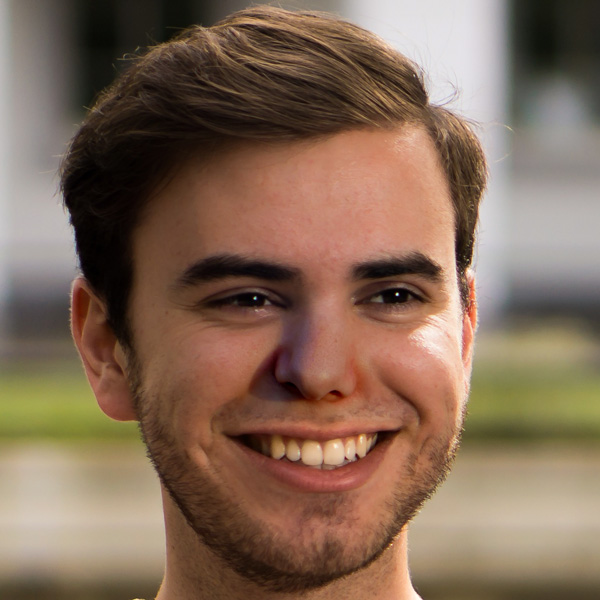
#> input picture trainset/fake/easy_101_0010.jpg, 600 x 600 px, found by its file name; its folder holds 4 pictures in this run
$ python scaler.py
#> lines starting #> are read from the running program, lines starting #| are printed output that depends on the picture
#> in convert_to_size, img is the input picture: shape (600, 600, 3); mean B, G, R 87.2, 105.9, 131.3
import os
import cv2
def downsample_resize(img, size):
#> called with size = 128
        img_size = img.shape[0]
#> img_size = 600

        scale = int(img_size / size)
#> scale = 4
        while scale > 1:
            new_size = int(img.shape[0] / 2)
            img = cv2.pyrDown(img, dstsize=(new_size, new_size))
            scale = int(scale / 2)
#> this loop made 2 passes
#> pass 2, in downsample_resize, `img = cv2.pyrDown(img, dstsize=(new_size, new_size))`:
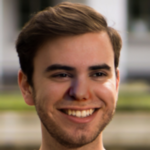
#> img: shape (150, 150, 3); mean of channels 0, 1, 2 87.4, 106.1, 131.4; drawn as B, G, R

        return cv2.resize(img, dsize=(size, size))
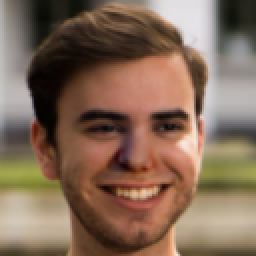
#> returned value: shape (128, 128, 3) (shown 2 times larger); mean of channels 0, 1, 2 87.3, 105.9, 131.3; drawn as B, G, R

# Only for square images
class Scalar():
    def __init__(self):
        pass

    def convert_to_size(self, folder, newfolder, size):
        if not os.path.exists(newfolder):
            os.makedirs(newfolder)

        #count = 1 #debugging
        for filename in os.listdir(folder):
            #count += 1
            #if (count > 10):
                #break  #debugging

            img = cv2.imread(os.path.join(folder, filename))
            if img is not None:
                #downsampling and resizing produces smoother images so doing that instead
                new_img = downsample_resize(img, size) #cv2.resize(img, dsize=(size, size))
                cv2.imwrite(newfolder + "/" + filename, new_img)
#> pass 2 of the loop in convert_to_size, `for filename in os.listdir(folder):`:
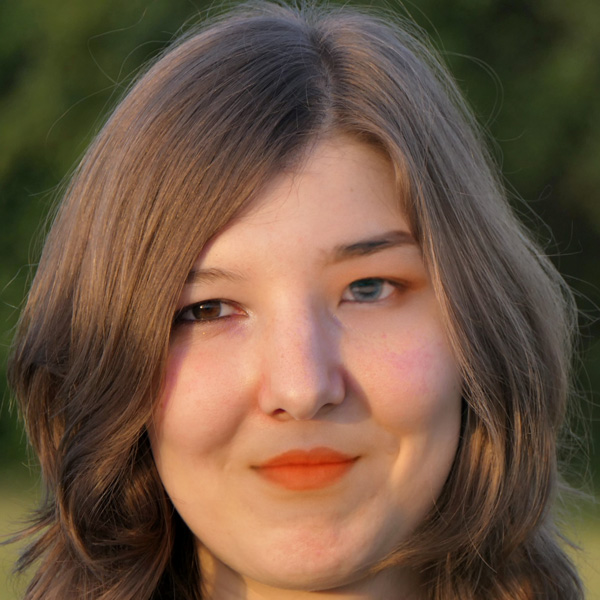
#> input picture trainset/fake/easy_102_0101.jpg, 600 x 600 px, found by its file name
#> in convert_to_size, img is the input picture: shape (600, 600, 3); mean B, G, R 66, 85.7, 110.2
#> the loop in downsample_resize (call 2), `while scale > 1:` made 2 passes
#> pass 2, in downsample_resize (call 2), `img = cv2.pyrDown(img, dstsize=(new_size, new_size))`:
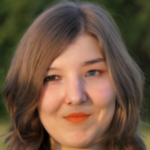
#> img: shape (150, 150, 3); mean of channels 0, 1, 2 66, 85.6, 110; drawn as B, G, R
#> pass 3 of the loop in convert_to_size, `for filename in os.listdir(folder):`:
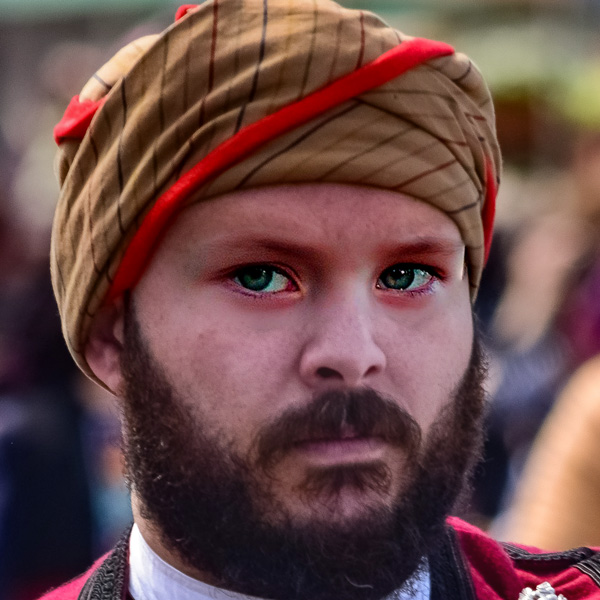
#> input picture trainset/fake/easy_133_1100.jpg, 600 x 600 px, found by its file name
#> in convert_to_size, img is the input picture: shape (600, 600, 3); mean B, G, R 73, 74.7, 107.9
#> the loop in downsample_resize (call 3), `while scale > 1:` made 2 passes
#> pass 2, in downsample_resize (call 3), `img = cv2.pyrDown(img, dstsize=(new_size, new_size))`:
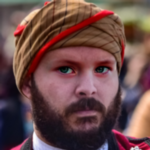
#> img: shape (150, 150, 3); mean of channels 0, 1, 2 72.9, 74.6, 107.7; drawn as B, G, R
#> in downsample_resize (call 3), `return cv2.resize(img, dsize=(size, size))`:
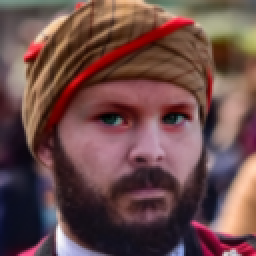
#> returned value: shape (128, 128, 3) (shown 2 times larger); mean of channels 0, 1, 2 72.8, 74.5, 107.6; drawn as B, G, R
#> the loop made 4 passes; the first 3 are shown

if __name__ == "__main__":
    scaler = Scalar()

    size = 128
    scaler.convert_to_size('trainset/fake', 'trainset/fake_new_images_ds', size)
    scaler.convert_to_size('trainset/gan', 'trainset/gan_new_images_ds', size)
#> (the run stopped early here; a loop or call above may not have finished)
